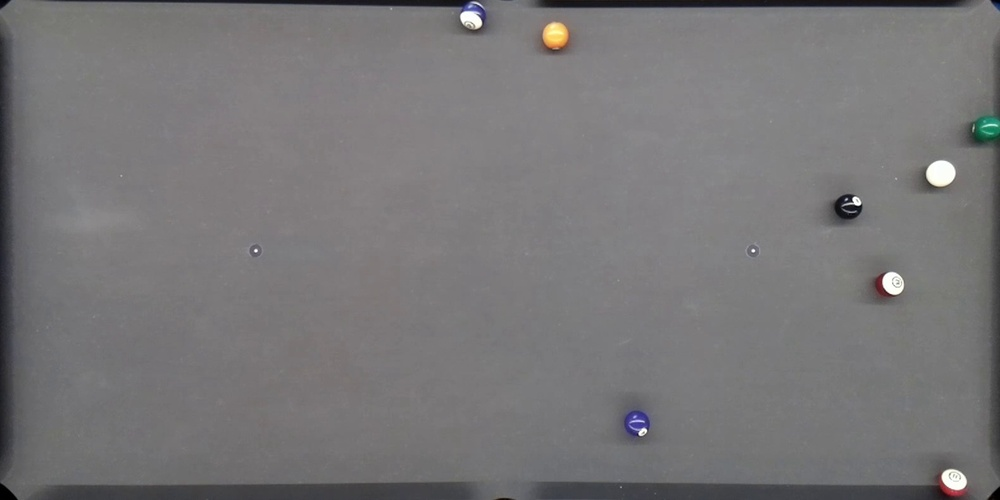
#> input picture winterns/poolaidhamilton/threshold.jpg, 1000 x 500 px, shrunk from 1580 x 790 before the run
$ python rect-label-test.py
#> lines starting #> are read from the running program, lines starting #| are printed output that depends on the picture; after the words box and inside, x2 and y2 are one past the last pixel; in counts of white or black regions, pixels touching at a corner belong together
import cv2
import pandas as pd
from PIL import Image
import glob
print(cv2.__version__)

vids = glob.glob('rect/*.jpg')
def draw_boxes(image_name):
    # selected_value = full_labels[full_labels.filename == image_name]
#> called with image_name = 'threshold.jpg'
    img = cv2.imread('{}'.format(image_name))
#> img is the input picture: shape (500, 1000, 3); mean B, G, R 119.4, 118.2, 119.5
    xmin = 40
    xmax = 80
    ymin = 40
    ymax = 80
    img = cv2.rectangle(img, (xmin, ymin), (xmax, ymax), (0, 255, 0), 3)
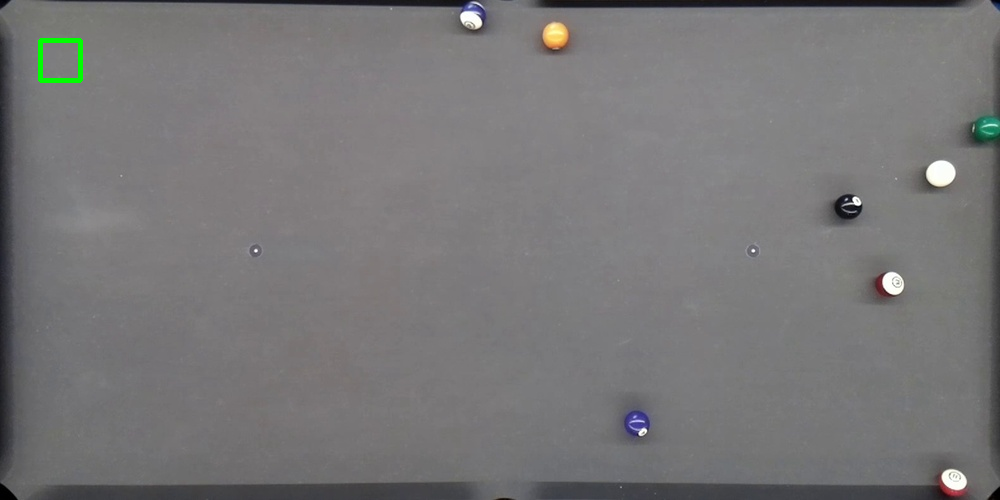
#> img: shape (500, 1000, 3); 0.16% of pixels changed, all inside (x1, y1, x2, y2) = (38, 38, 83, 83)
    return img

print(Image.fromarray(draw_boxes("threshold.jpg")))
